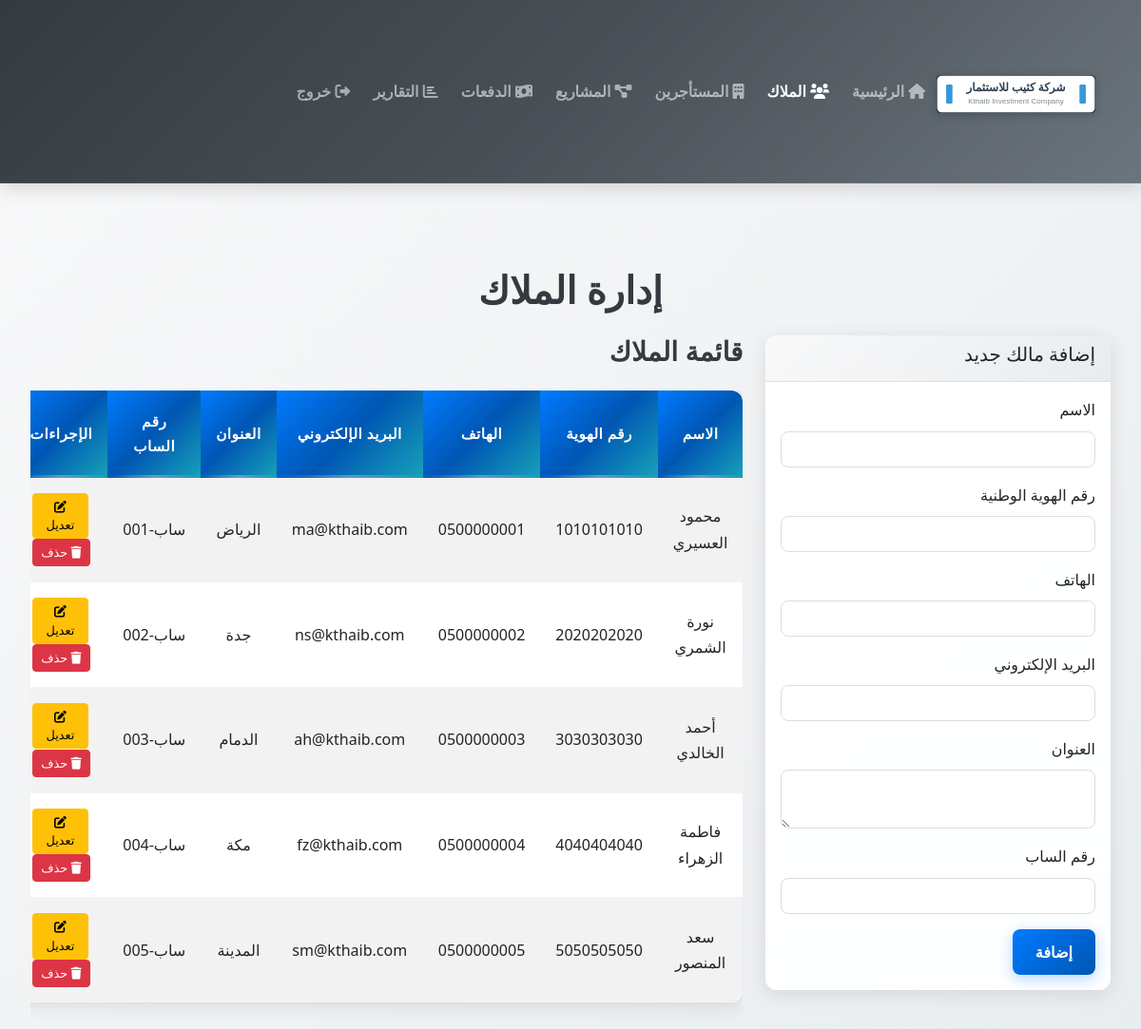
/owners, run on the app's committed database.
### app.py (models this page shows)
class Owner(db.Model):
    id = db.Column(db.Integer, primary_key=True)
    name = db.Column(db.String(120), nullable=False)
    national_id = db.Column(db.String(50))
    phone = db.Column(db.String(50))
    email = db.Column(db.String(120))
    address = db.Column(db.String(255))
    sab_number = db.Column(db.String(50))  # رقم الساب
    tenants = db.relationship('Tenant', backref='owner', lazy=True)

### app.py (the view, shortened to what this page needs)
@app.route('/owners', methods=['GET','POST'])
def owners_view():
    owners = Owner.query.all()
    return render_template('owners.html', owners=owners, active_page='owners')

### templates/owners.html (shortened to what this page needs)
<!DOCTYPE html>
<html lang="ar" dir="rtl">
<head>
    <link href="https://cdn.jsdelivr.net/npm/bootstrap@5.3.0/dist/css/bootstrap.min.css" rel="stylesheet">
    <link href="https://www.fontstatic.com/f=jazeera,jazeera-light" rel="stylesheet">
    <link rel="stylesheet" href="https://cdnjs.cloudflare.com/ajax/libs/font-awesome/6.0.0/css/all.min.css">
    <link rel="stylesheet" href="{{ url_for('static', filename='custom.css') }}">
</head>
<body>
    <nav class="navbar navbar-expand-lg navbar-dark bg-dark">
        <div class="container">
            <a class="navbar-brand" href="{{ url_for('dashboard') }}">
                <img src="{{ url_for('static', filename='logo.svg') }}" alt="شركة كثيب للاستثمار" height="40">
            </a>
            <div class="collapse navbar-collapse" id="navbarNav">
                <div class="navbar-nav ms-auto">
                    <a class="nav-link{% if active_page == 'dashboard' %} active{% endif %}" href="{{ url_for('dashboard') }}"><i class="fas fa-home"></i> الرئيسية</a>
                    <a class="nav-link{% if active_page == 'owners' %} active{% endif %}" href="{{ url_for('owners_view') }}"><i class="fas fa-users"></i> الملاك</a>
                    <a class="nav-link{% if active_page == 'tenants' %} active{% endif %}" href="{{ url_for('tenants_view') }}"><i class="fas fa-building"></i> المستأجرين</a>
                    <a class="nav-link{% if active_page == 'projects' %} active{% endif %}" href="{{ url_for('projects_view') }}"><i class="fas fa-project-diagram"></i> المشاريع</a>
                    <a class="nav-link{% if active_page == 'payments' %} active{% endif %}" href="{{ url_for('payments_view') }}"><i class="fas fa-money-bill-wave"></i> الدفعات</a>
                    <a class="nav-link{% if active_page == 'reports' %} active{% endif %}" href="{{ url_for('reports_view') }}"><i class="fas fa-chart-bar"></i> التقارير</a>
                    <a class="nav-link" href="{{ url_for('logout') }}"><i class="fas fa-sign-out-alt"></i> خروج</a>
                </div>
            </div>
        </div>
    </nav>
    <div class="container mt-4">
        <h1>إدارة الملاك</h1>
        <div class="row">
            <div class="col-md-4">
                <div class="card">
                    <div class="card-header">
                        <h5>إضافة مالك جديد</h5>
                    </div>
                    <div class="card-body">
                        <form method="POST">
                            <div class="mb-3">
                                <label for="name" class="form-label">الاسم</label>
                                <input type="text" class="form-control" id="name" name="name" required minlength="2" maxlength="120">
                            </div>
                            <div class="mb-3">
                                <label for="national_id" class="form-label">رقم الهوية الوطنية</label>
                                <input type="text" class="form-control" id="national_id" name="national_id" pattern="[0-9]{10}" title="يجب أن يكون 10 أرقام">
                            </div>
                            <div class="mb-3">
                                <label for="phone" class="form-label">الهاتف</label>
                                <input type="tel" class="form-control" id="phone" name="phone" pattern="[0-9]{10}" title="يجب أن يكون 10 أرقام">
                            </div>
                            <div class="mb-3">
                                <label for="email" class="form-label">البريد الإلكتروني</label>
                                <input type="email" class="form-control" id="email" name="email">
                            </div>
                            <div class="mb-3">
                                <label for="address" class="form-label">العنوان</label>
                                <textarea class="form-control" id="address" name="address" maxlength="255"></textarea>
                            </div>
                            <div class="mb-3">
                                <label for="sab_number" class="form-label">رقم الساب</label>
                                <input type="text" class="form-control" id="sab_number" name="sab_number" maxlength="50">
                            </div>
                            <button type="submit" class="btn btn-primary">إضافة</button>
                        </form>
                    </div>
                </div>
            </div>
            <div class="col-md-8">
                <h3>قائمة الملاك</h3>
                <div class="table-responsive">
                    <table class="table table-striped">
                        <thead>
                            <tr>
                                <th>الاسم</th>
                                <th>رقم الهوية</th>
                                <th>الهاتف</th>
                                <th>البريد الإلكتروني</th>
                                <th>العنوان</th>
                                <th>رقم الساب</th>
                                <th>الإجراءات</th>
                            </tr>
                        </thead>
                        <tbody>
                            {% for owner in owners %}
                            <tr>
                                <td>{{ owner.name }}</td>
                                <td>{{ owner.national_id }}</td>
                                <td>{{ owner.phone }}</td>
                                <td>{{ owner.email }}</td>
                                <td>{{ owner.address }}</td>
                                <td>{{ owner.sab_number or '' }}</td>
                                <td>
                                    <a href="{{ url_for('edit_owner', owner_id=owner.id) }}" class="btn btn-sm btn-warning me-1">
                                        <i class="fas fa-edit"></i> تعديل
                                    </a>
                                    <button type="button" class="btn btn-sm btn-danger" data-owner-id="{{ owner.id }}" data-owner-name="{{ owner.name }}" onclick="deleteOwner(this.dataset.ownerId, this.dataset.ownerName)">
                                        <i class="fas fa-trash"></i> حذف
                                    </button>
                                </td>
                            </tr>
                            {% endfor %}
                        </tbody>
                    </table>
                </div>
            </div>
        </div>
    </div>
</body>
</html>

### data on the page
Owner: name "محمود العسيري", national_id "1010101010", phone "0500000001", email "ma@kthaib.com", address "الرياض", sab_number "ساب-001"
Owner: name "نورة الشمري", national_id "2020202020", phone "0500000002", email "ns@kthaib.com", address "جدة", sab_number "ساب-002"
Owner: name "أحمد الخالدي", national_id "3030303030", phone "0500000003", email "ah@kthaib.com", address "الدمام", sab_number "ساب-003"
Owner: name "فاطمة الزهراء", national_id "4040404040", phone "0500000004", email "fz@kthaib.com", address "مكة", sab_number "ساب-004"
Owner: name "سعد المنصور", national_id "5050505050", phone "0500000005", email "sm@kthaib.com", address "المدينة", sab_number "ساب-005"
